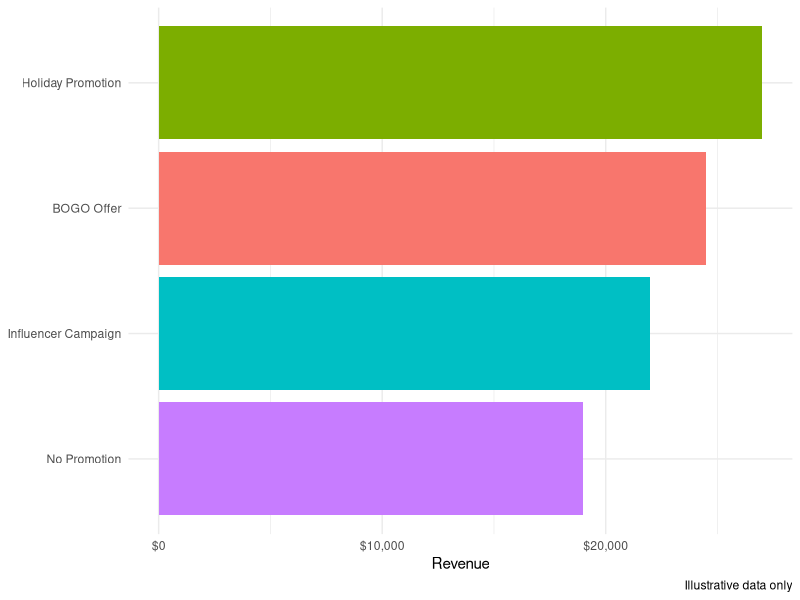

Recreate this plot in R.
## ---- chunk 1
library(dplyr)
library(ggplot2)
library(scales)
library(knitr)

# Illustrative data—not actual Avenue Shabu data
promotion_data <- data.frame(
  campaign = c(
    "BOGO Offer",
    "Influencer Campaign",
    "Holiday Promotion",
    "No Promotion"
  ),
  revenue = c(24500, 22000, 27000, 19000),
  food_cost = c(7800, 7000, 8800, 6000),
  labor_cost = c(6500, 6200, 7200, 5800),
  marketing_cost = c(1800, 1500, 2200, 0)
) |>
  mutate(
    contribution_margin =
      revenue - food_cost - labor_cost - marketing_cost
  )
## ---- chunk 2
#| content: valuebox
list(
  title = "Total Revenue",
  value = dollar(sum(promotion_data$revenue)),
  icon = "cash-stack",
  color = "primary"
)
## ---- chunk 3
#| content: valuebox
list(
  title = "Average Revenue",
  value = dollar(mean(promotion_data$revenue)),
  icon = "bar-chart",
  color = "success"
)
## ---- chunk 4
#| content: valuebox
list(
  title = "Contribution Margin",
  value = dollar(sum(promotion_data$contribution_margin)),
  icon = "graph-up-arrow",
  color = "warning"
)
## ---- chunk 5
ggplot(
  promotion_data,
  aes(x = reorder(campaign, revenue), y = revenue, fill = campaign)
) +
  geom_col(show.legend = FALSE) +
  coord_flip() +
  scale_y_continuous(labels = dollar) +
  labs(
    x = NULL,
    y = "Revenue",
    caption = "Illustrative data only"
  ) +
  theme_minimal()
## ---- chunk 6
promotion_data |>
  select(campaign, revenue, marketing_cost, contribution_margin) |>
  mutate(
    revenue = dollar(revenue),
    marketing_cost = dollar(marketing_cost),
    contribution_margin = dollar(contribution_margin)
  ) |>
  kable(
    col.names = c(
      "Campaign",
      "Revenue",
      "Marketing Cost",
      "Contribution Margin"
    )
  )
